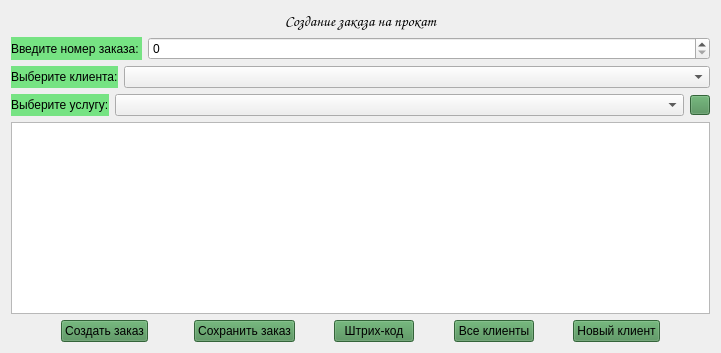
        <widget class="QWidget" name="page_3_not_for_admin">
         <layout class="QVBoxLayout" name="verticalLayout_8">
          <item>
           <layout class="QVBoxLayout" name="verticalLayout_6">
            <item>
             <widget class="QLabel" name="label_6">
              <property name="font">
               <font>
                <family>Comic Sans MS</family>
                <pointsize>11</pointsize>
                <weight>50</weight>
                <italic>false</italic>
                <bold>false</bold>
               </font>
              </property>
              <property name="styleSheet">
               <string notr="true">font: 11pt &quot;Comic Sans MS&quot;;</string>
              </property>
              <property name="text">
               <string>Создание заказа на прокат</string>
              </property>
              <property name="alignment">
               <set>Qt::AlignCenter</set>
              </property>
             </widget>
            </item>
            <item>
             <layout class="QHBoxLayout" name="horizontalLayout_10" stretch="1,10">
              <item>
               <widget class="QLabel" name="label_7">
                <property name="styleSheet">
                 <string notr="true">background-color: rgb(118, 227, 131);
font: 9pt &quot;Comic Sans MS&quot;;</string>
                </property>
                <property name="text">
                 <string>Введите номер заказа: </string>
                </property>
               </widget>
              </item>
              <item>
               <widget class="QSpinBox" name="spin_num_order">
                <property name="maximum">
                 <number>99999999</number>
                </property>
               </widget>
              </item>
             </layout>
            </item>
            <item>
             <layout class="QHBoxLayout" name="horizontalLayout_11" stretch="1,10">
              <item>
               <widget class="QLabel" name="label_8">
                <property name="styleSheet">
                 <string notr="true">font: 9pt &quot;Comic Sans MS&quot;;
background-color: rgb(118, 227, 131);</string>
                </property>
                <property name="text">
                 <string>Выберите клиента:</string>
                </property>
               </widget>
              </item>
              <item>
               <widget class="QComboBox" name="comboBox_clients"/>
              </item>
             </layout>
            </item>
            <item>
             <layout class="QHBoxLayout" name="horizontalLayout_12" stretch="1,100,0">
              <item>
               <widget class="QLabel" name="label_9">
                <property name="styleSheet">
                 <string notr="true">font: 9pt &quot;Comic Sans MS&quot;;
background-color: rgb(118, 227, 131);</string>
                </property>
                <property name="text">
                 <string>Выберите услугу:</string>
                </property>
               </widget>
              </item>
              <item>
               <widget class="QComboBox" name="comboBox_serv"/>
              </item>
              <item>
               <widget class="QPushButton" name="btn_plus">
                <property name="maximumSize">
                 <size>
                  <width>20</width>
                  <height>20</height>
                 </size>
                </property>
                <property name="styleSheet">
                 <string notr="true">background-color: rgb(73, 140, 81);</string>
                </property>
                <property name="text">
                 <string/>
                </property>
                <property name="icon">
                 <iconset>
                  <normaloff>img/Добавить.png</normaloff>img/Добавить.png</iconset>
                </property>
                <property name="iconSize">
                 <size>
                  <width>20</width>
                  <height>20</height>
                 </size>
                </property>
                <property name="checkable">
                 <bool>false</bool>
                </property>
                <property name="checked">
                 <bool>false</bool>
                </property>
                <property name="autoRepeat">
                 <bool>false</bool>
                </property>
                <property name="autoExclusive">
                 <bool>false</bool>
                </property>
               </widget>
              </item>
             </layout>
            </item>
            <item>
             <widget class="QListWidget" name="add_new_field">
              <property name="iconSize">
               <size>
                <width>500</width>
                <height>151</height>
               </size>
              </property>
              <property name="selectionRectVisible">
               <bool>true</bool>
              </property>
             </widget>
            </item>
            <item>
             <layout class="QHBoxLayout" name="horizontalLayout_13" stretch="3,1,0,0,2,1,2,1,2,1,3">
              <item>
               <spacer name="horizontalSpacer_7">
                <property name="orientation">
                 <enum>Qt::Horizontal</enum>
                </property>
                <property name="sizeHint" stdset="0">
                 <size>
                  <width>40</width>
                  <height>20</height>
                 </size>
                </property>
               </spacer>
              </item>
              <item>
               <widget class="QPushButton" name="btn_new_order">
                <property name="styleSheet">
                 <string notr="true">background-color: rgb(73, 140, 81);
font: 9pt &quot;Comic Sans MS&quot;;</string>
                </property>
                <property name="text">
                 <string>Создать заказ</string>
                </property>
               </widget>
              </item>
              <item>
               <spacer name="horizontalSpacer_17">
                <property name="orientation">
                 <enum>Qt::Horizontal</enum>
                </property>
                <property name="sizeHint" stdset="0">
                 <size>
                  <width>40</width>
                  <height>20</height>
                 </size>
                </property>
               </spacer>
              </item>
              <item>
               <widget class="QPushButton" name="btn_save_request">
                <property name="styleSheet">
                 <string notr="true">background-color: rgb(73, 140, 81);
font: 9pt &quot;Comic Sans MS&quot;;</string>
                </property>
                <property name="text">
                 <string>Сохранить заказ</string>
                </property>
               </widget>
              </item>
              <item>
               <spacer name="horizontalSpacer_10">
                <property name="orientation">
                 <enum>Qt::Horizontal</enum>
                </property>
                <property name="sizeHint" stdset="0">
                 <size>
                  <width>40</width>
                  <height>20</height>
                 </size>
                </property>
               </spacer>
              </item>
              <item>
               <widget class="QPushButton" name="btn_code">
                <property name="styleSheet">
                 <string notr="true">background-color: rgb(73, 140, 81);
font: 9pt &quot;Comic Sans MS&quot;;</string>
                </property>
                <property name="text">
                 <string>Штрих-код</string>
                </property>
               </widget>
              </item>
              <item>
               <spacer name="horizontalSpacer_12">
                <property name="orientation">
                 <enum>Qt::Horizontal</enum>
                </property>
                <property name="sizeHint" stdset="0">
                 <size>
                  <width>40</width>
                  <height>20</height>
                 </size>
                </property>
               </spacer>
              </item>
              <item>
               <widget class="QPushButton" name="btn_all_clients">
                <property name="styleSheet">
                 <string notr="true">background-color: rgb(73, 140, 81);
font: 9pt &quot;Comic Sans MS&quot;;</string>
                </property>
                <property name="text">
                 <string>Все клиенты</string>
                </property>
               </widget>
              </item>
              <item>
               <spacer name="horizontalSpacer_9">
                <property name="orientation">
                 <enum>Qt::Horizontal</enum>
                </property>
                <property name="sizeHint" stdset="0">
                 <size>
                  <width>40</width>
                  <height>20</height>
                 </size>
                </property>
               </spacer>
              </item>
              <item>
               <widget class="QPushButton" name="btn_new_client">
                <property name="styleSheet">
                 <string notr="true">background-color: rgb(73, 140, 81);
font: 9pt &quot;Comic Sans MS&quot;;</string>
                </property>
                <property name="text">
                 <string>Новый клиент</string>
                </property>
               </widget>
              </item>
              <item>
               <spacer name="horizontalSpacer_8">
                <property name="orientation">
                 <enum>Qt::Horizontal</enum>
                </property>
                <property name="sizeHint" stdset="0">
                 <size>
                  <width>40</width>
                  <height>20</height>
                 </size>
                </property>
               </spacer>
              </item>
             </layout>
            </item>
           </layout>
          </item>
         </layout>
        </widget>
